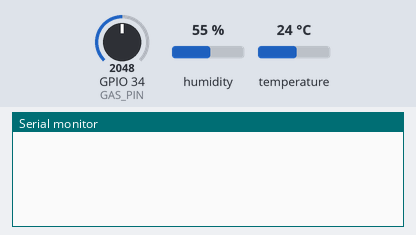
Simulated run of this sketch. Board: ESP32. Parts: the last lines printed to the serial monitor. Inputs (shaded band) come from the test bench; at power-on: humidity 55 %, GPIO 34 (GAS_PIN) = 2048, temperature 24 °C. WiFi joins after 1.5 s; servers stay silent unless stated; random numbers use the default seed unless the sketch sets one; no MQTT or app messages arrive unless stated.

Above: at 2.7 s.
2.8 s: humidity set to 22 %
At 6.3 s:
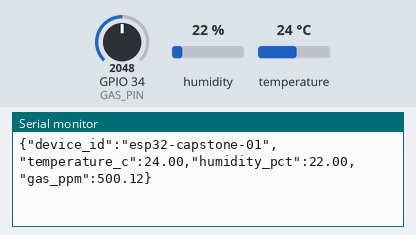
11.5 s: GPIO 34 (GAS_PIN) set to 2866
At 16.3 s:
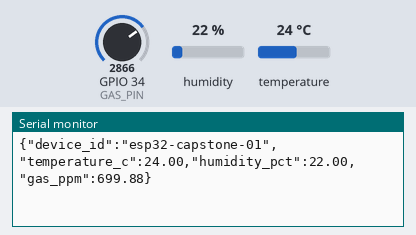
18.4 s: temperature set to 12 °C
At 21.4 s:
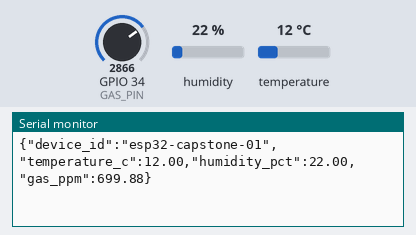
25.3 s: GPIO 34 (GAS_PIN) set to 3603
At 31.3 s:
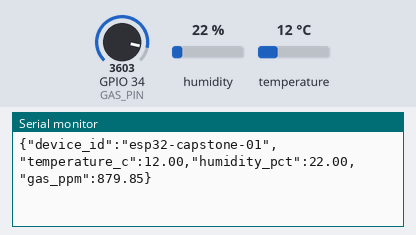
32.2 s: humidity set to 40 %
At 36.4 s:
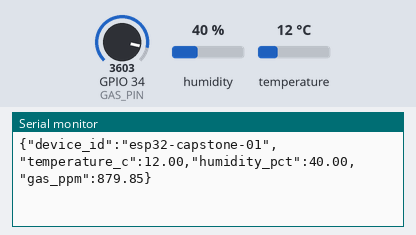
Timing chart, 0 to 37.9 s (numbered marks = the images above; inputs shaded):
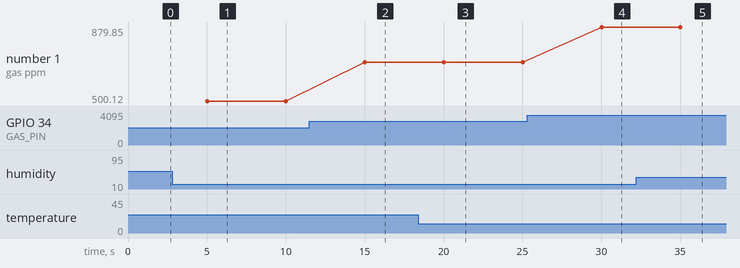

Measured:
- after the input at 2.8 s, the serial monitor: prints a new line after 2.2 s (image 1)
- after the input at 11.5 s, the serial monitor: prints a new line after 3.5 s (image 2)
- after the input at 18.4 s, the serial monitor: prints a new line after 1.6 s (image 3)
- after the input at 25.3 s, the serial monitor: prints a new line after 4.7 s (image 4)
- after the input at 32.2 s, the serial monitor: prints a new line after 2.8 s (image 5)
- plotted number 1: 500.12 → 699.88 after the input at 11.5 s, 699.88 → 879.85 after the input at 25.3 s

The sketch:

esp32_telemetry.ino
```cpp
#include <DHTesp.h>
#include <PubSubClient.h>
#include <WiFi.h>

const char* WIFI_SSID = "Wokwi-GUEST";
const char* WIFI_PASSWORD = "";
const char* MQTT_HOST = "broker.hivemq.com";
const int MQTT_PORT = 1883;
const char* DEVICE_ID = "esp32-capstone-01";
const char* MQTT_TOPIC = "iot/esp32-capstone-01/telemetry";

const int DHT_PIN = 15;
const int GAS_PIN = 34;
const unsigned long PUBLISH_INTERVAL_MS = 5000;

WiFiClient wifiClient;
PubSubClient mqtt(wifiClient);
DHTesp dht;
unsigned long lastPublish = 0;

void connectWifi() {
  WiFi.begin(WIFI_SSID, WIFI_PASSWORD);
  while (WiFi.status() != WL_CONNECTED) {
    delay(250);
  }
}

bool connectMqtt() {
  if (mqtt.connected()) return true;
  String clientId = String(DEVICE_ID) + "-" + String(random(0xffff), HEX);
  return mqtt.connect(clientId.c_str());
}

void setup() {
  Serial.begin(115200);
  dht.setup(DHT_PIN, DHTesp::DHT22);
  connectWifi();
  mqtt.setServer(MQTT_HOST, MQTT_PORT);
}

void loop() {
  if (WiFi.status() != WL_CONNECTED) connectWifi();
  bool mqttReady = mqtt.connected();
  if (mqttReady) mqtt.loop();

  if (millis() - lastPublish >= PUBLISH_INTERVAL_MS) {
    lastPublish = millis();
    TempAndHumidity sample = dht.getTempAndHumidity();
    float gasPpm = analogRead(GAS_PIN) * (1000.0 / 4095.0);

    char payload[220];
    snprintf(payload, sizeof(payload),
      "{\"device_id\":\"%s\",\"temperature_c\":%.2f,\"humidity_pct\":%.2f,\"gas_ppm\":%.2f}",
      DEVICE_ID, sample.temperature, sample.humidity, gasPpm);

    Serial.println(payload);
    if (mqttReady) {
      mqtt.publish(MQTT_TOPIC, payload, true);
    } else {
      connectMqtt();
    }
  }
}
```
